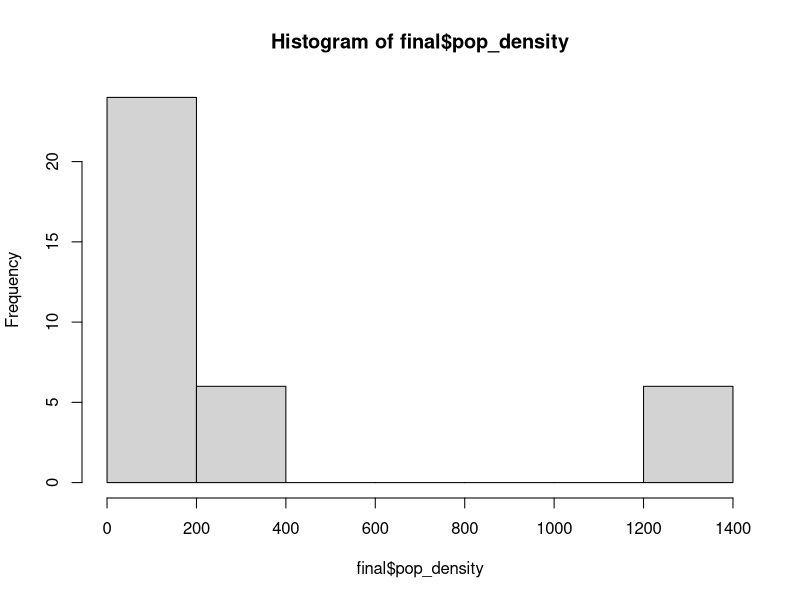
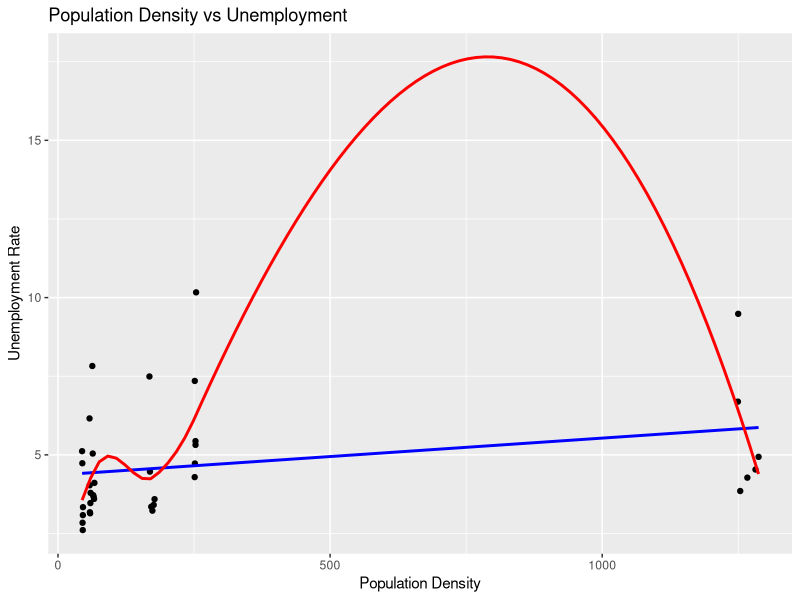

The R script that drew these images, in order:
## ---- chunk 1
knitr::opts_chunk$set(echo = TRUE)
## ---- chunk 2
library(dplyr)
## ---- chunk 3
clean <- read.csv("clean.csv")
head(clean)
## ---- chunk 4
mean(clean$X1.Month...Change, na.rm = TRUE)
median(clean$X1.Month...Change, na.rm = TRUE)
sd(clean$X1.Month...Change, na.rm = TRUE)
min(clean$X1.Month...Change, na.rm = TRUE)
max(clean$X1.Month...Change, na.rm = TRUE)
## ---- chunk 5
pop <- read.csv("pop.csv")
head(pop)
## ---- chunk 6
states_to_use <- c("Arizona", "Arkansas", "California", 
                   "Maine", "New Jersey", "Tennessee")

pop_sub <- pop |>
  filter(state %in% states_to_use,
         year %in% 2020:2025)

clean_sub <- clean %>%
  filter(state %in% states_to_use,
         Year %in% 2020:2025)
## ---- chunk 7
clean_sub <- clean_sub %>%
  rename(year = Year)
## ---- chunk 8
merged <- pop_sub %>%
  inner_join(clean_sub, by = c("state", "year"))
## ---- chunk 9
library(dplyr)

unemp_yearly <- merged %>%
  group_by(state, year) %>%
  summarise(Value = mean(Value, na.rm = TRUE)) %>%
  ungroup()

## ---- chunk 10
pop_sub$year <- as.integer(pop_sub$year)
unemp_yearly$year <- as.integer(unemp_yearly$year)
pop$year <- as.integer(pop$year)

final <- pop %>%
  filter(state %in% states_to_use,
         year %in% 2020:2025) %>%
  inner_join(unemp_yearly, by = c("state", "year"))
## ---- chunk 11
hist(final$pop_density)
## ---- chunk 12
cor.test(final$pop_density, final$Value, method = "pearson")
## ---- chunk 13
final %>%
  group_by(state) %>%
  summarise(
    pearson  = cor(pop_density, Value, method = "pearson"),
  )
# Only Cali is positive
# Driven by state differences, not trends :(
  # Denser state, higher unemployment- However, unemployment will fall while density is consistent
## ---- chunk 14
library(ggplot2)

ggplot(final, aes(x = pop_density, y = Value)) +
  geom_point() +
  geom_smooth(method = "lm", se = FALSE, color = "blue") +
  geom_smooth(method = "loess", se = FALSE, color = "red") +
  labs(title = "Population Density vs Unemployment",
       x = "Population Density",
       y = "Unemployment Rate")

## ---- chunk 15
final$log_density <- log(final$pop_density)

cor.test(final$log_density, final$Value)
  # Better
